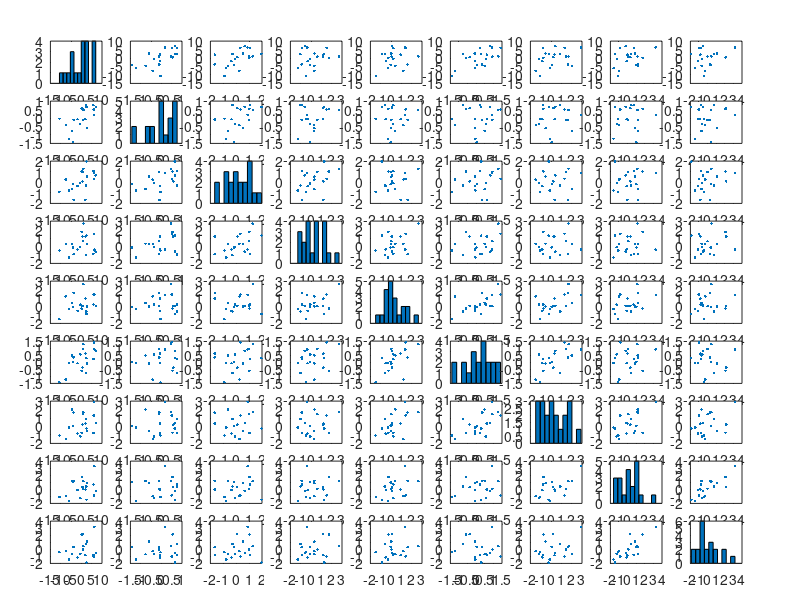

Write MATLAB code to recreate this figure. (Note: this script raises an error after producing the figure.)
%%

clear all
clc

%% 
rng('default')

%% 
mu = [0 0 0 0 0 0 0 0];

%% 

i = 1:8;
matrix = abs(bsxfun(@minus,i',i));
covariance = repmat(.5,8,8).^matrix;
% covariance = 0.5*ones(8).^matrix;

%% 
X = mvnrnd(mu, covariance, 20);

%% Y = f(X)
Beta = [3; 1.5; 0; 0; 2; 0; 0; 0];

%% 
Y = X * Beta + 3 * randn(20,1);

% 
plotmatrix([Y X])

%% 
 
b = regress(Y,X);
[b Beta]

%%

[B Stats] = lasso(X,Y, 'CV', 5)

%% Create a Plot showing MSE versus lamba

lassoPlot(B, Stats, 'PlotType', 'CV')

%% 

%lassoPlot(B, Stats,'PlotType', 'Lambda','XScale','log')
lassoPlot(B, Stats)

%% 

[B(:,Stats.Index1SE) Beta b]

%%  
MSE = zeros(100,1);
mse = zeros(100,1);
Coeff_Num = zeros(100,1);
Betas = zeros(8,100);
%%

tic
parfor i = 1 : 100
    
    X = mvnrnd(mu, covariance, 20);
    Y = X * Beta + randn(20,1);
    
    [B Stats] = lasso(X,Y, 'CV', 5);
    Shrink = Stats.Index1SE -  ceil((Stats.Index1SE - Stats.IndexMinMSE)/2);
    Betas(:,i) = B(:,Shrink) > 0;
    Coeff_Num(i) = sum(B(:,Shrink) > 0);
    MSE(i) = Stats.MSE(:, Shrink);
    
    regf = @(XTRAIN, ytrain, XTEST)(XTEST*regress(ytrain,XTRAIN));
    cv_Reg_MSE(i) = crossval('mse',X,Y,'predfun',regf, 'kfold', 5);
        
end
toc

Number_Lasso_Coefficients = mean(Coeff_Num)
MSE_Ratio = median(cv_Reg_MSE)/median(MSE)
